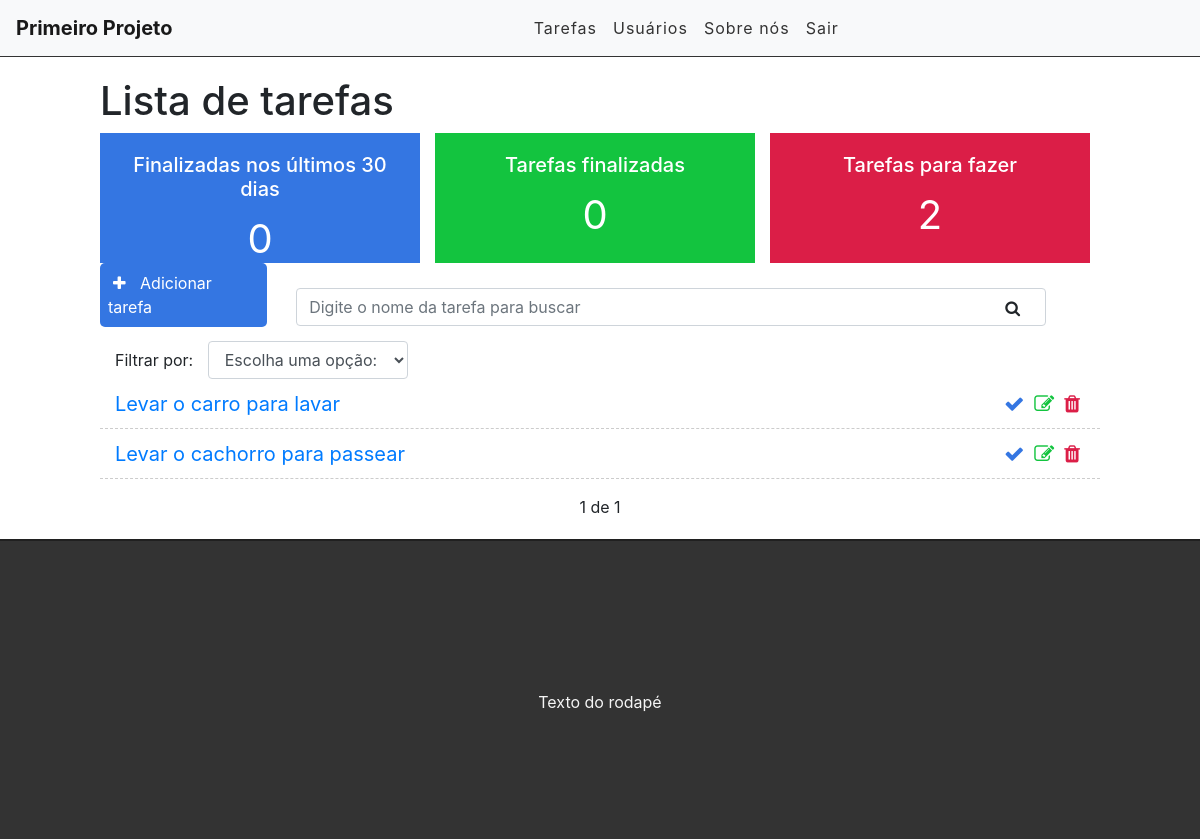
Page / (signed in) on the earlier database version.
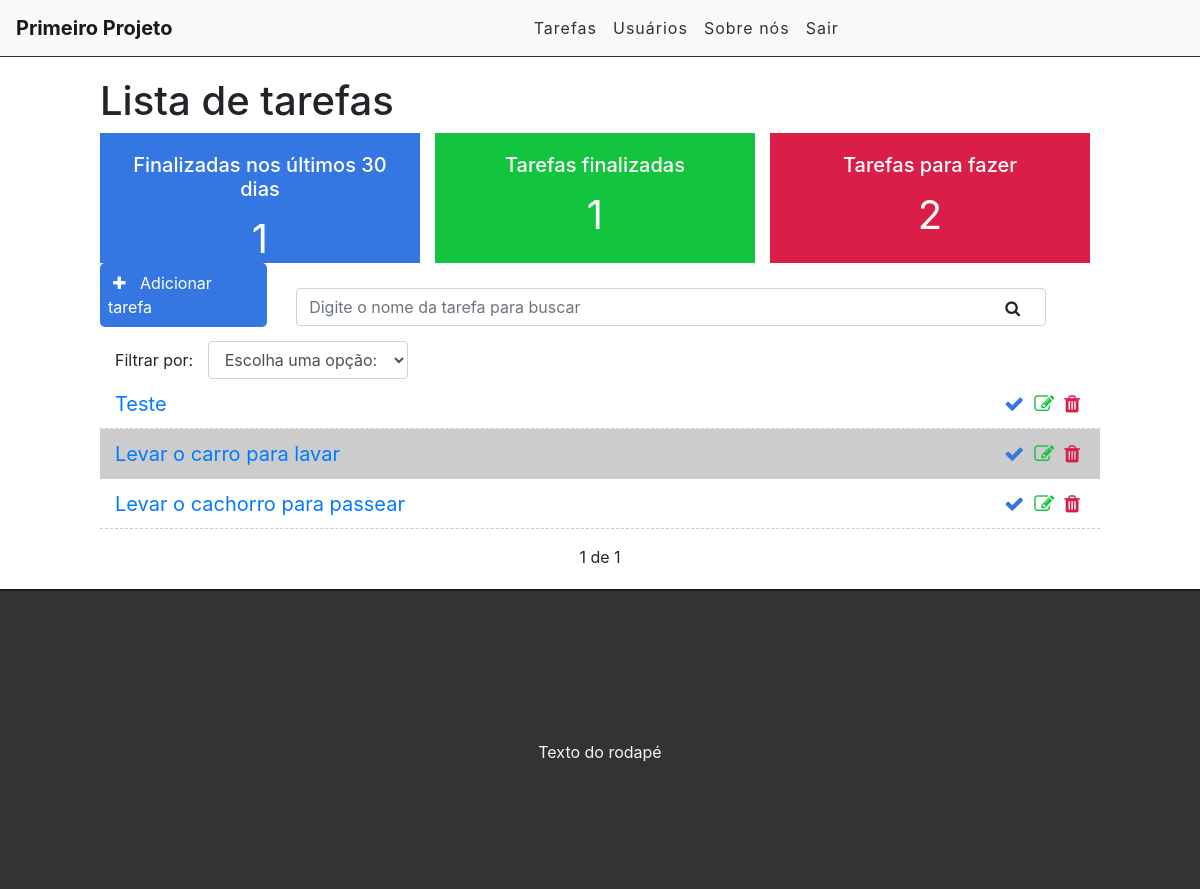
Same page on the later database version.
### tasks/models.py (models this page shows, shortened)
class Task(models.Model):
    STATUS = (
        ('doing', 'Fazendo'),
        ('done', 'Feito')
    )
    title = models.CharField(max_length=255)
    description = models.TextField(blank=True)
    done = models.CharField(
        max_length=5,
        choices=STATUS,
        default='doing'
    )
    user = models.ForeignKey(get_user_model(), on_delete=models.CASCADE)
    created_at = models.DateTimeField(auto_now_add=True)
    updated_at = models.DateTimeField(auto_now=True)

### tasks/views.py (the view)
# urls.py: path('', views.taskList, name='task-list'),
@login_required()
def taskList(request):
    search = request.GET.get('search')
    filter = request.GET.get('filter')
    tasksDoneRencently = Task.objects.filter(done='done', updated_at__gt=datetime.datetime.now()-datetime.timedelta(days=30), user=request.user).count()
    tasksDone = Task.objects.filter(done='done', user=request.user).count()
    tasksDoing = Task.objects.filter(done='doing', user=request.user).count()
    if search:
        tasks = Task.objects.filter(title__icontains=search, user=request.user)
    elif filter:
        tasks = Task.objects.filter(done=filter, user=request.user)
    else:
        tasks_list = Task.objects.all().order_by('-created_at').filter(user=request.user)
        paginator = Paginator(tasks_list, 3)
        page = request.GET.get('page')
        tasks = paginator.get_page(page)
    return render(request, 'tasks/list.html',
                  {'tasks': tasks, 'tasksDoneRencently': tasksDoneRencently, 'tasksDone': tasksDone, 'tasksDoing': tasksDoing})

### tasks/templates/tasks/list.html (shortened to what this page needs)
{% extends 'base.html' %}
{% block content %}
   <div class="offset-1 col-10 list-div">
       <h1>Lista de tarefas</h1>
       <div class="container dashboard">
           <div class="col-4 dashboard-box" id="dashboard-lastdays" >
               <h4>Finalizadas nos últimos 30 dias</h4>
               <span>{{ tasksDoneRencently }}</span>
           </div>
           <div class="col-4 dashboard-box" id="dashboard-done" >
               <h4>Tarefas finalizadas</h4>
               <span>{{ tasksDone }}</span>
           </div>
          <div class="col-4 dashboard-box" id="dashboard-doing" >
               <h4>Tarefas para fazer</h4>
               <span>{{ tasksDoing }}</span>
           </div>
       </div>
       <a id="add-link"href="newtask/">
           <div class="col-2 add-div">
               <i class="fa fa-plus"></i> Adicionar tarefa
           </div>
       </a>
       <div class="col-9 search-div">
           <form method="GET" id="search-form">
               <input type="text" id="search" class="form-control" name="search" placeholder="Digite o nome da tarefa para buscar" value="{{ request.GET.search }}">
               <i class="fa fa-search" id="search-btn"></i>
           </form>
       </div>
       <div class="col-12 filter-div">
           <span>Filtrar por:</span>
           <select name="filter" id="filter" class="form-control">
               <option value="">Escolha uma opção: </option>
           </select>
       </div>
       <ul class="task-list">
           {% for task in tasks %}
           {% if task.done == 'doing' %}
              <li class="task-item">
           {% else %}
              <li class="task-item done">
           {% endif %}
               <span><a href="/task/{{task.id}}">{{task.title}}</a></span>
               <a href="delete/{{task.id}}" class="delete-btn"><span><i class="fa fa-trash"></i></span></a>
               <a href="edit/{{task.id}}"><span><i class="fa fa-edit"></i></span></a>
               <a href="changestatus/{{task.id}}"><span><i class="fa fa-check"></i></span></a>
            </li>
           {% endfor %}
       </ul>
       <div class="pagination">
           <span class="step-links">
               {% if tasks.paginator.num_pages%}
                    <span class="current">
                        {{ tasks.number }} de {{ tasks.paginator.num_pages }}
                    </span>
               {% endif %}
           </span>
       </div>
   </div>
{% endblock %}

Differences in the rows shown:
added Task: title "Teste"
changed Task "Levar o carro para lavar": done "doing" → "done" (drawn)
Other differences:
{{ tasksDoneRencently }}: "0" → "1"
{{ tasksDone }}: "0" → "1"
